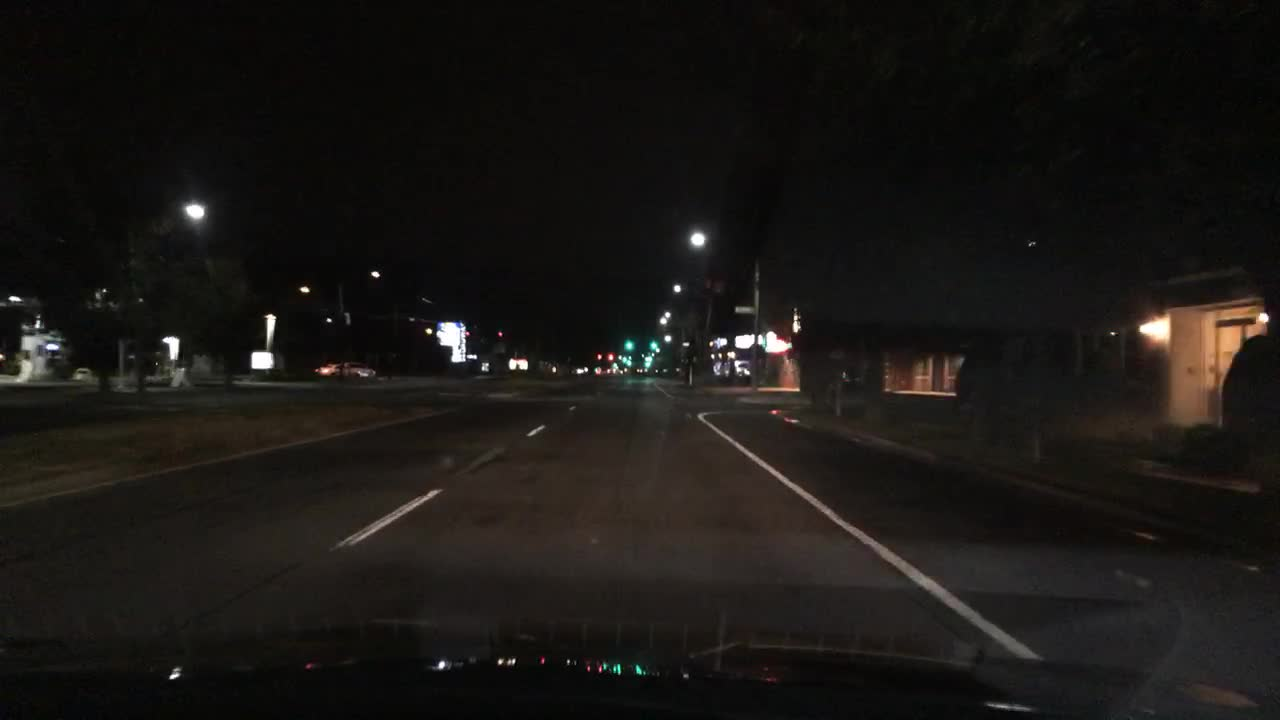
#> input picture YOLO_my/YOLO_test/test/4d44ad18-a4565c5f.jpg, 1280 x 720 px; its folder holds 2 pictures in this run
$ python yolo_predict.py
#> lines starting #> are read from the running program, lines starting #| are printed output that depends on the picture; after the words box and inside, x2 and y2 are one past the last pixel; in counts of white or black regions, pixels touching at a corner belong together
#> (reads YOLO_my/YOLO_test/test_input/4d44ad18-a4565c5f.npy from the repository)
### YOLO_my/YOLO_test/category_color_list.py

def CreateColorList():
    categoryList = ['bus', 'traffic light', 'traffic sign', 'person', 'bike', 'truck', 'motor', 'car','train', 'rider']
    colorList = [ (25,24,22), (88,94,92), (186,40,53), (3,101,100),
                  (248,252,137), (251,178,23), (153,80,84), (126,33,18),
                  (20,68,106),(90,13,67)
                  ]
    category2color = {}
    print(len(categoryList))
    print(len(colorList))

    for i in range(len(categoryList)):
        category2color[categoryList[i]] = colorList[i]
    return category2color

# [2 lines that do not run on import are left out]

### YOLO_my/YOLO_test/category_number_list.py
#还没测试
def CreateNumberList(versa = False):
#> called with versa = True
    categoryList = ['bus', 'traffic light', 'traffic sign', 'person', 'bike', 'truck', 'motor', 'car','train', 'rider']
    numberList = range(10)
    if versa == False:
        category2number = {}
        for i in range(len(categoryList)):
            category2number[categoryList[i]] = numberList[i]
        return category2number

    elif versa == True:
        number2category = {}
        for i in range(len(categoryList)):
            number2category[numberList[i]] = categoryList[i]
        return number2category


# [2 lines that do not run on import are left out]

### YOLO_my/YOLO_test/yolo_predict.py
import numpy as np
import cv2
import matplotlib.image as mpimg
import matplotlib.pyplot as plt

import category_color_list as CCL
import category_number_list as CNL
#假设我们得到了一个7*7*(5+5+20) 的tensor,
#需要根据这个部分完成prediction的部分

# templet
#input   :
#output  :
#function:
#def


'''
https://www.learnopencv.com/keras-tutorial-fine-tuning-using-pre-trained-models/
https://docs.google.com/presentation/d/1aeRvtKG21KHdD5lg6Hgyhx5rPq_ZOsGjG5rJ1HP7BbA/pub?start=false&loop=false&delayms=3000&slide=id.g137784ab86_4_3745
https://www.jianshu.com/p/23295376c44d

loss function:
https://github.com/experiencor/keras-yolo2/blob/master/Yolo%20Step-by-Step.ipynb
'''

class Bbox:   #bbox_number = 2, class_number = 20
    # [5 lines of commented-out code are left out]
    def __init__(self,bbox_index_tuble,coord,confidence,prob_array):
        self.bbox_index = bbox_index_tuble
        self.coord = coord
        self.confidence = confidence
        self.prob_array = prob_array
        self.class_index = -1
    def _DisplayInfo(self):
        print("this bbox index:  " + str(self._bbox_index))
        print("this bbox coordinate:  " + str(self._coord))
        print("confidence: " + str(self._confidence))
        print("prob array: " + str(self._prob_array))

#input   :  print_object打印对象，print_titel打印标题，test_print_flag是否打印
#output  :  无，打印到屏幕
#function: 格式化打印输出测试信息
test_print_flag = True
def TestPrint(print_object,print_titel,print_flag = test_print_flag):
    if print_flag == True:
        print("++++++++++++ ----->")
        print(print_titel+" : ")
        print(print_object)
        print("------------ <----")
    else:
        pass


#input   : eg.7*7*(5+5+20) 的tensor ==> cell_row_len * cell_column_len * (5 * bbox_number + class_number)
#output  : eg.98个bbox对象 ==> cell_row_len * cell_column_len * bbox_number 个 bbox
#function: 将从网络得到的数据转化为bbox的list
def GetBbox(nn_output, grid_information_dict):
    cell_row_len = grid_information_dict["cell_row_len"]
    cell_column_len = grid_information_dict["cell_column_len"]
    bbox_number = grid_information_dict["bbox_number"]
    class_number = grid_information_dict["class_number"]
    bbox_list = []
    nn_output = nn_output.reshape((cell_row_len,cell_column_len,-1))
    TestPrint(nn_output,"nn_output")
    for i in range(cell_row_len):
        for j in range(cell_column_len):
            for m in range(bbox_number):
                prob = np.array(nn_output[i,j,-class_number:])
                coordinate = nn_output[i,j,0:4]
                confidence = nn_output[i,j,m*5 + 4]
                bbox = Bbox((i,j,m),coordinate,confidence,prob)
                bbox_list.append(bbox)
    return bbox_list

#input   : 由nn输出的结果重新排列后得到的bbox_list, 以及要设置的threshold 越高则被检测的物体越少
#output  : 经过NMS后的new_bbox
#function: get class scores ,set threshold, sort descending, NMS
def Process(bbox_list, threshold):
    #step1. 将confidence乘以class prob 得到class scores
#> called with threshold = 0.01
    class_scores = []
    for bbox in bbox_list:
        class_scores.append(bbox.confidence * bbox.prob_array)
    class_scores = np.array(class_scores).T

    #变成了一个20 * 98的数组的array
    TestPrint(class_scores,"scores")
    TestPrint(class_scores[2],"scores example")

    #step2. set threshold
    class_scores_thres = (class_scores < threshold) * class_scores

    #变成了一个很多0的20 * 98的数组的array
    TestPrint(class_scores_thres,"scores thresholded")
    TestPrint(class_scores_thres[2],"scores example thresholded")

    #step3. sort 这部分需要特别注意，逻辑上别出问题了
    for row_index in range(class_scores_thres.shape[0]):
        sort_index = class_scores_thres[row_index].argsort() #按行的值，对列排序

        class_scores_sorted = class_scores_thres[:,sort_index]
        row = class_scores_sorted[row_index]

        row_sorted_remove_max = row[:] #做mask来用

        #第一个最大值索引必然是0
        bbox_max_index = 0

        #对每一个最大值
        while(1):
            #如果最大值已经是0了，或者最大值的指针到了最后一位了，则跳出循环
            if row[bbox_max_index] == 0.0 or bbox_max_index == len(row) - 1:
                break

            bbox_cur_point = bbox_max_index

            before_sort_bbox_index_max = np.where(sort_index == bbox_max_index)[0][0] #应该是唯一索引，所以加[0][0]

            for i in range(bbox_max_index+1,len(row)):
                #class score最大的列索引 => 通过 sort_index
                #得到 排序前的索引 => 通过bbox找到对应bbox

                if row[bbox_cur_point] == 0.0:
                    bbox_cur_point += 1
                    break
                else:
                    before_sort_bbox_index_cur = np.where(sort_index == bbox_cur_point)[0][0]

                    IoU = CalculateIoU(bbox_list[before_sort_bbox_index_max],bbox_list[before_sort_bbox_index_cur])
                    if IoU > 0.5:
                        class_scores_sorted[row_index][bbox_cur_point] = 0.0

                    bbox_cur_point += 1

            row_sorted_remove_max[bbox_max_index] = 0.0

            bbox_max_index = row_sorted_remove_max.argmax()
            #去掉最大值后的最大值(即第二个最大值)

    new_bbox_list = []

    #利用最后一次排序的索引找到对应的bbox
    for i in range(class_scores_sorted.shape[1]):   #98
        max_class_id = class_scores_sorted[:,i].argmax()
        if class_scores_sorted[:,i][max_class_id] > 0:
            #如果说一个bbox对应的列里面还有不为0的最大值，找到这个最大值，以及这个bbox在原来list里的位置
            before_sort_bbox_index = np.where(sort_index == i)[0][0]
            #print(before_sort_bbox_index[0][0])
            bbox = bbox_list[before_sort_bbox_index]

            #把这个bbox的class_index属性赋值为score最大的行数
            bbox.class_index = max_class_id
            new_bbox_list.append(bbox)

    return new_bbox_list


#input   : coord: [x_center,y_center,w,h](相对值), image size
#output  : coord: [x1,y1,x2,y2](绝对值)
#function: [x_center,y_center,h,w] => [x1,y1,x2,y2]
def CoordinateTransform(coord,image_size):
    picture_width = image_size[0]
    picture_height = image_size[1]
    x_center,y_center,h,w = coord
    x1 = int((x_center - w/2) * picture_width)
    x2 = int((x_center + w/2) * picture_width)
    y1 = int((y_center - h/2) * picture_height)
    y2 = int((y_center + h/2) * picture_height)

    coord_abs = [x1,y1,x2,y2]
    return coord_abs

#input   : 两个bbox对象
#output  : IoU_value
#function: 计算两个bbox的IoU值
def CalculateIoU(bbox1, bbox2):
    x1_bbox1, y1_bbox1, x2_bbox1, y2_bbox1 = CoordinateTransform(bbox1.coord,[1000,1000])
    x1_bbox2, y1_bbox2, x2_bbox2, y2_bbox2 = CoordinateTransform(bbox2.coord,[1000,1000])

    area_bbox1 = (x2_bbox1-x1_bbox1)*(y2_bbox1-y1_bbox1)
    area_bbox2 = (x2_bbox2-x1_bbox2)*(y2_bbox2-y1_bbox2)

    xx1 = max(x1_bbox1, x1_bbox2)
    yy1 = max(y1_bbox1, y1_bbox2)
    xx2 = min(x2_bbox1, x2_bbox2)
    yy2 = min(y2_bbox1, y2_bbox2)

    h = max(0, yy2-yy1)
    w = max(0, xx2-xx1)

    intersection = w * h

    IoU_value = intersection / (area_bbox1 + area_bbox2 - intersection + 1e-6)

    return IoU_value

#input   : image_name 图片名称（test set里）,image_path 路径
#output  : 读入的图片
#function: 读入图片
def ReadImage(image_name,image_path):
#> called with image_name = '4d44ad18-a4565c5f.jpg', image_path = './test//'
    image = cv2.imread(image_path+"//"+image_name, cv2.IMREAD_COLOR)
#> image is the input picture: shape (720, 1280, 3); mean B, G, R 20.6, 23.3, 25.7
    return image

#input   : image 原图, image_name 图片名称, bbox_list 对象列表, category2color 类别颜色对应列表, number2category 数字类别对应列表
#output  : 无 输出为图片
#function: 将原图和标记好的图（预测的图）打印在一起
def ShowImage(image,image_name,bbox_list,category2color,number2category,save_flag = True):
#> called with image_name = '4d44ad18-a4565c5f.jpg', save_flag = True
    image_original = image[:]
    image_original = cv2.cvtColor(image, cv2.COLOR_BGR2RGB)

    image_labeled = DrawBox(image,bbox_list,category2color,number2category)
    image_labeled = cv2.cvtColor(image_labeled, cv2.COLOR_BGR2RGB)

    fig = plt.figure()
    plt.subplot(121)
    plt.imshow(image_original)
    plt.title('original')
    plt.subplot(122)
    plt.imshow(image_labeled)
    plt.title('labeled')
    if save_flag == True:
        plt.show()
        plt.savefig(".\test_result\\"+image_name)
    else:
        plt.show()

#input   : image, 经过处理的bbox_list(每个元素都是一个对象), category2color 类别颜色对应列表, number2category 数字类别对应列表
#output  : 画好bbox的图
#function: 根据bbox的信息在图上画框
def DrawBox(image,bbox_list,category2color,number2category):
    image_labeled = image[:]
    for box in bbox_list:
        category = number2category[box.class_index]
        RGB = category2color[category]
        BGR = (RGB[2],RGB[1],RGB[0])
        #RGB
        position = CoordinateTransform(box.coord,[1280,720]) #list(map(lambda x: int(x), box[0]))
        line_thikness = 4
        cv2.rectangle(image_labeled, (position[0],position[1]), (position[2],position[3]), BGR, line_thikness)
        font = 0
        font_size = 1
        font_thikness = 2
        (text_width, text_height) = cv2.getTextSize(str(category), font, font_size, font_thikness)[0]
        cv2.rectangle(image_labeled, (position[0]- int(line_thikness/2)  ,position[1] - text_height - 3*line_thikness ), (position[0]+ text_width ,position[1] ), BGR, cv2.FILLED)
        cv2.putText(image_labeled, str(category), (position[0],position[1]-10), font, font_size, (255,255,255), 2)
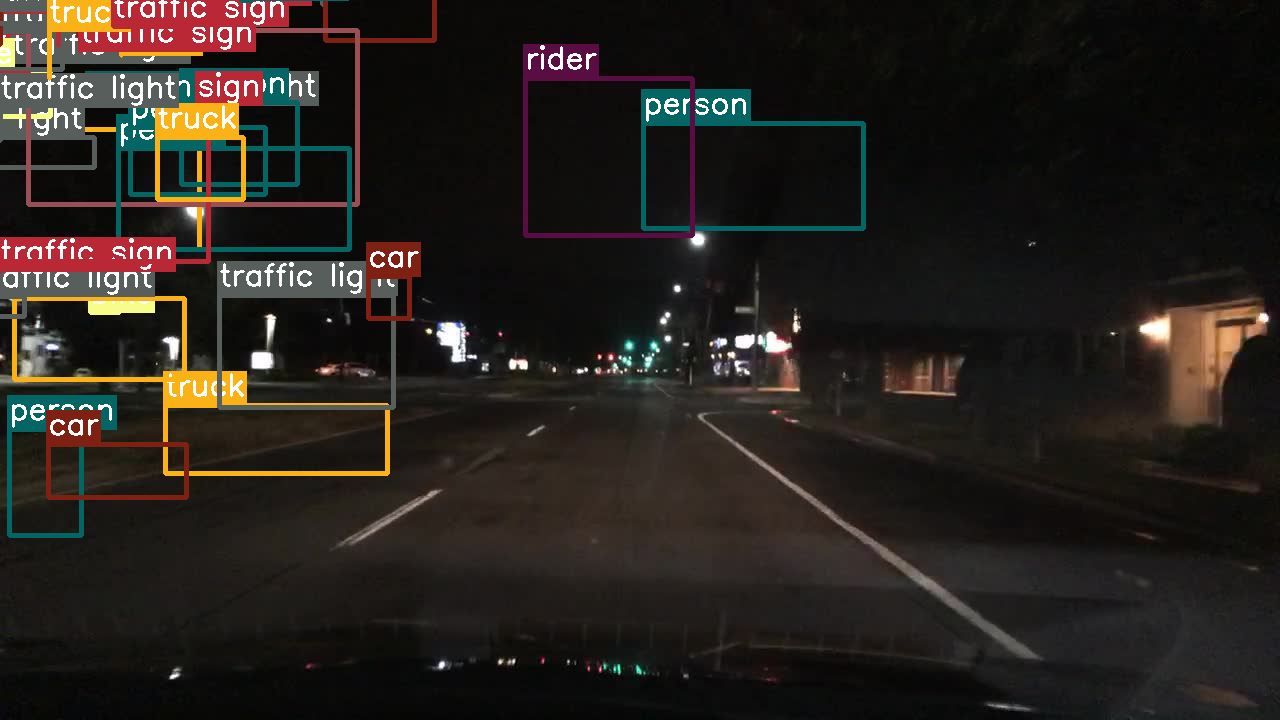
#> image_labeled: shape (720, 1280, 3); 10.54% of pixels changed, all inside (x1, y1, x2, y2) = (0, 0, 866, 538)
    return image_labeled

'''
======================= 施工区 ==========================
'''


#input   :
#output  :
#function:
def Evaluate():
    pass


'''
======================= 施工区 ==========================
'''

# main workflow:
# for a batch of test set:
#   1. from output of NN to a bbox list(98) :: GetBbox
#   2. use bbox list(98) to create new bbox list with class probability :: Process
#   3. read image, draw bbox and show image :: ReadImage, ShowImage

# 4. evaluate result by mean average precision
def main(nn_output_list,grid_information_dict,threshold,image_name_list,image_path,category2color,number2category):
    for i in range(len(image_name_list)):
        bbox_list = GetBbox(nn_output_list[i], grid_information_dict)
        #TestPrint(bbox_list,"bbox_list")
        bbox_list_processed = Process(bbox_list, threshold)
        image = ReadImage(image_name_list[i],image_path)
        ShowImage(image,image_name_list[i],bbox_list_processed,category2color,number2category)
#> in ShowImage, `plt.show()`:
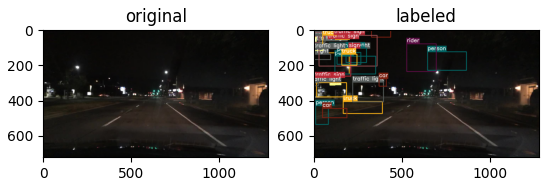
#> figure drawn by matplotlib, 2 panels

    #Evaluate()#???


if __name__ == '__main__':

    nn_output_list= [np.load('./test_input/4d44ad18-a4565c5f.npy')]
    #nn_output_list = []
    #TestPrint(nn_output_list[0],"nn_output_list")
    grid_information_dict = {}
    grid_information_dict["cell_row_len"] = 15
    grid_information_dict["cell_column_len"] = 15
    grid_information_dict["bbox_number"] = 2
    grid_information_dict["class_number"] = 10

    threshold = 0.01
    image_name_list = ["4d44ad18-a4565c5f.jpg"]
    image_path = "./test//"
    category2color = CCL.CreateColorList()
    number2category = CNL.CreateNumberList(versa = True)
    main(nn_output_list,grid_information_dict,threshold,image_name_list,image_path,category2color,number2category)
